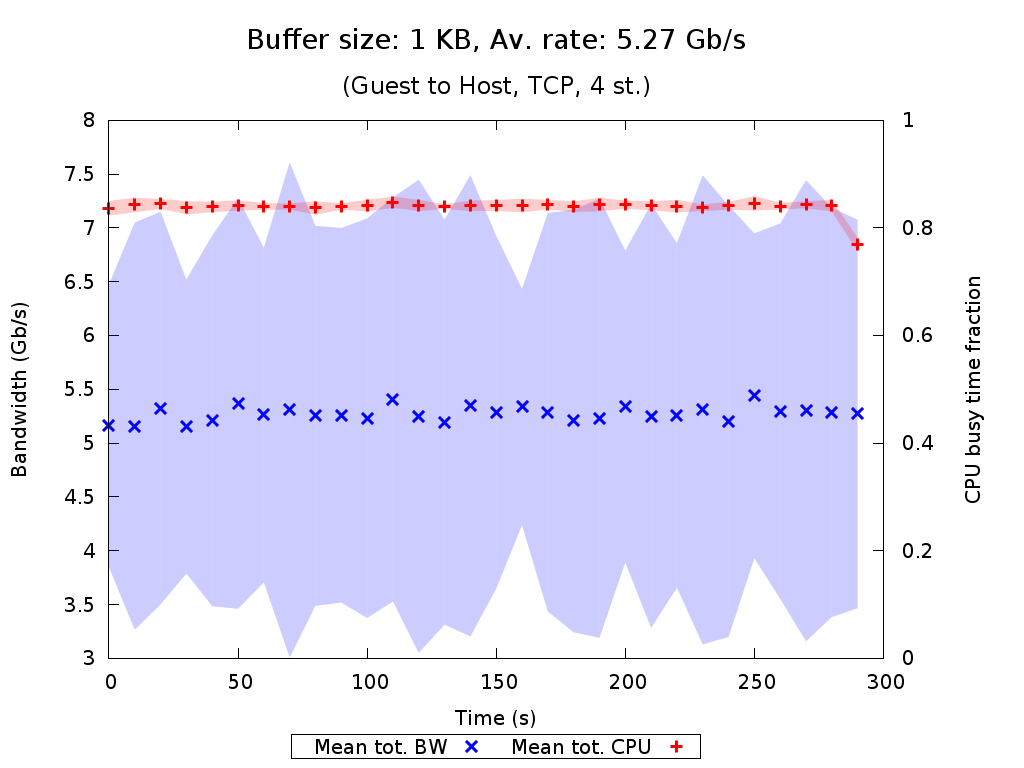

Write the gnuplot code that produced this figure.
set terminal pngcairo nocrop enhanced size 1024,768 font "Verdana,15"
set output "TCP_4_st_2015_07_24_22-09-54_g2h_1KB.png"

set title "{/=20 Buffer size: 1 KB, Av. rate: 5.27 Gb/s}\n\n{/=18 (Guest to Host, TCP, 4 st.)}"

set xlabel "Time (s)"
set ylabel "Bandwidth (Gb/s)"
set ytics nomirror
set y2label "CPU busy time fraction"
set y2tics nomirror
set y2range [0:1]
set key bmargin center horizontal box samplen 1 width -1
set bmargin 4.6

set style fill transparent solid 0.2 noborder
plot "TCP_4_st_2015_07_24_22-09-54_g2h_1KB_iperf_processed.dat" using 1:($2/1073741824.0-$3/1073741824.0):($2/1073741824.0+$3/1073741824.0) with filledcurves lc rgb "blue" notitle, \
     "" using 1:($2/1073741824.0) with points pt 2 ps 1.5 lw 3 lc rgb "blue" title "Mean tot. BW", \
     "TCP_4_st_2015_07_24_22-09-54_g2h_1KB_mpstat_processed.dat" using 1:($2-$3):($2+$3) with filledcurves lc rgb "red" axes x1y2 notitle, \
     "" using 1:2 with points pt 1 ps 1.5 lw 3 lc rgb "red" axes x1y2 title "Mean tot. CPU"
